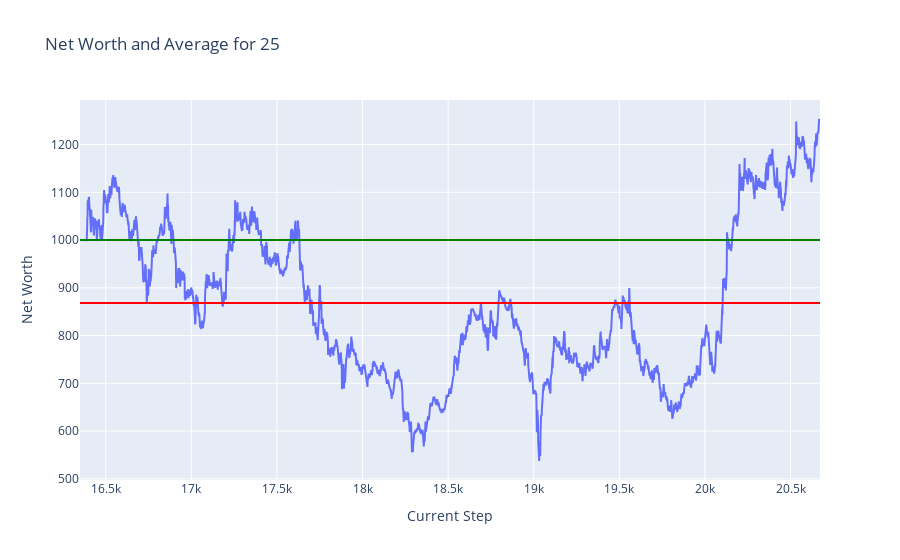
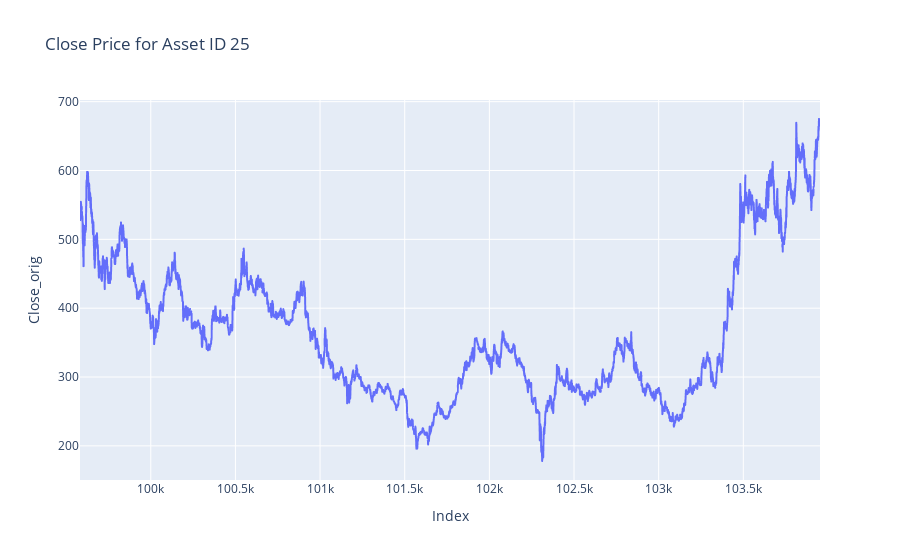

Source (notebook cell) for these figures, in order:
### Markdown cell above
## Plots

### Code cell
token = 25
plot_token_data(df = test_hist_df, token = token)
plot_close_by_asset(df= test_df, asset_id= token)

### Figure 1 — Plotly figure (JSON) as saved in the notebook; plotly's stock layout.template omitted (floating-point values rounded to 4 significant figures; data arrays with more than 128 entries replaced by an {"elided": "..."} marker saying what was removed)
{"data": [{"mode": "lines", "name": "Net Worth", "type": "scatter", "x": {"elided": "4323 int values"}, "y": {"elided": "4323 float values"}}], "layout": {"shapes": [{"line": {"color": "green"}, "name": "Net Worth = 1000", "type": "line", "x0": 0, "x1": 1, "xref": "x domain", "y0": 1000, "y1": 1000, "yref": "y"}, {"line": {"color": "red"}, "name": "Average Net Worth = 868.10", "type": "line", "x0": 0, "x1": 1, "xref": "x domain", "y0": 868.1, "y1": 868.1, "yref": "y"}], "title": {"text": "Net Worth and Average for 25"}, "xaxis": {"title": {"text": "Current Step"}}, "yaxis": {"title": {"text": "Net Worth"}}}}

### Figure 2 — Plotly figure (JSON) as saved in the notebook; plotly's stock layout.template omitted (floating-point values rounded to 4 significant figures; data arrays with more than 128 entries replaced by an {"elided": "..."} marker saying what was removed)
{"data": [{"hovertemplate": "Index=%{x}<br>Close_orig=%{y}<extra></extra>", "legendgroup": "", "line": {"color": "#636efa", "dash": "solid"}, "marker": {"symbol": "circle"}, "mode": "lines", "name": "", "showlegend": false, "type": "scattergl", "x": {"elided": "4372 int values"}, "xaxis": "x", "y": {"elided": "4372 float values"}, "yaxis": "y"}], "layout": {"legend": {"tracegroupgap": 0}, "title": {"text": "Close Price for Asset ID 25"}, "xaxis": {"anchor": "y", "domain": [0, 1], "title": {"text": "Index"}}, "yaxis": {"anchor": "x", "domain": [0, 1], "title": {"text": "Close_orig"}}}}
